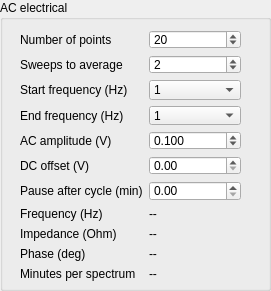
   <widget class="QGroupBox" name="impedance_box">
    <property name="geometry">
     <rect>
      <x>290</x>
      <y>270</y>
      <width>271</width>
      <height>291</height>
     </rect>
    </property>
    <property name="title">
     <string>AC electrical</string>
    </property>
    <widget class="QWidget" name="formLayoutWidget_5">
     <property name="geometry">
      <rect>
       <x>20</x>
       <y>30</y>
       <width>221</width>
       <height>251</height>
      </rect>
     </property>
     <layout class="QFormLayout" name="eis_control_form">
      <property name="fieldGrowthPolicy">
       <enum>QFormLayout::AllNonFixedFieldsGrow</enum>
      </property>
      <item row="0" column="0">
       <widget class="QLabel" name="eis_points_label">
        <property name="text">
         <string>Number of points</string>
        </property>
       </widget>
      </item>
      <item row="0" column="1">
       <widget class="QSpinBox" name="eis_points">
        <property name="toolTip">
         <string>Set the number of points to measure for each impedance spectrum.</string>
        </property>
        <property name="minimum">
         <number>1</number>
        </property>
        <property name="maximum">
         <number>1000</number>
        </property>
        <property name="value">
         <number>20</number>
        </property>
       </widget>
      </item>
      <item row="1" column="0">
       <widget class="QLabel" name="eis_averaging_label">
        <property name="text">
         <string>Sweeps to average</string>
        </property>
       </widget>
      </item>
      <item row="1" column="1">
       <widget class="QSpinBox" name="eis_averaging">
        <property name="toolTip">
         <string>Set the number of points to average for each impedance spectrum.</string>
        </property>
        <property name="minimum">
         <number>1</number>
        </property>
        <property name="maximum">
         <number>1000</number>
        </property>
        <property name="value">
         <number>2</number>
        </property>
       </widget>
      </item>
      <item row="2" column="0">
       <widget class="QLabel" name="eis_start_freq_label">
        <property name="text">
         <string>Start frequency (Hz)</string>
        </property>
       </widget>
      </item>
      <item row="2" column="1">
       <widget class="QComboBox" name="start_eis_freq">
        <property name="toolTip">
         <string>Set start frequency of impedance spectrum.</string>
        </property>
        <property name="currentText">
         <string>1</string>
        </property>
        <item>
         <property name="text">
          <string>1</string>
         </property>
        </item>
        <item>
         <property name="text">
          <string>10</string>
         </property>
        </item>
        <item>
         <property name="text">
          <string>100</string>
         </property>
        </item>
        <item>
         <property name="text">
          <string>1,000</string>
         </property>
        </item>
        <item>
         <property name="text">
          <string>10,000</string>
         </property>
        </item>
        <item>
         <property name="text">
          <string>100,000</string>
         </property>
        </item>
        <item>
         <property name="text">
          <string>1,000,000</string>
         </property>
        </item>
        <item>
         <property name="text">
          <string>10,000,000</string>
         </property>
        </item>
       </widget>
      </item>
      <item row="3" column="0">
       <widget class="QLabel" name="eis_end_freq_label">
        <property name="text">
         <string>End frequency (Hz)</string>
        </property>
       </widget>
      </item>
      <item row="3" column="1">
       <widget class="QComboBox" name="end_eis_freq">
        <property name="toolTip">
         <string>Set end frequency of impedance spectrum.</string>
        </property>
        <property name="currentText">
         <string>1</string>
        </property>
        <item>
         <property name="text">
          <string>1</string>
         </property>
        </item>
        <item>
         <property name="text">
          <string>10</string>
         </property>
        </item>
        <item>
         <property name="text">
          <string>100</string>
         </property>
        </item>
        <item>
         <property name="text">
          <string>1,000</string>
         </property>
        </item>
        <item>
         <property name="text">
          <string>10,000</string>
         </property>
        </item>
        <item>
         <property name="text">
          <string>100,000</string>
         </property>
        </item>
        <item>
         <property name="text">
          <string>1,000,000</string>
         </property>
        </item>
        <item>
         <property name="text">
          <string>10,000,000</string>
         </property>
        </item>
       </widget>
      </item>
      <item row="4" column="0">
       <widget class="QLabel" name="eis_ac_amplitude_label">
        <property name="text">
         <string>AC amplitude (V)</string>
        </property>
       </widget>
      </item>
      <item row="4" column="1">
       <widget class="QDoubleSpinBox" name="ac_bias">
        <property name="toolTip">
         <string>Set AC amplitude of impedance spectrum in Volts.</string>
        </property>
        <property name="decimals">
         <number>3</number>
        </property>
        <property name="minimum">
         <double>0.001000000000000</double>
        </property>
        <property name="maximum">
         <double>1.000000000000000</double>
        </property>
        <property name="singleStep">
         <double>0.001000000000000</double>
        </property>
        <property name="value">
         <double>0.100000000000000</double>
        </property>
       </widget>
      </item>
      <item row="5" column="0">
       <widget class="QLabel" name="eis_dc_offset_label">
        <property name="text">
         <string>DC offset (V)</string>
        </property>
       </widget>
      </item>
      <item row="5" column="1">
       <widget class="QDoubleSpinBox" name="dc_offset">
        <property name="toolTip">
         <string>Set DC offset of impedance spectrum in Volts.</string>
        </property>
        <property name="decimals">
         <number>2</number>
        </property>
        <property name="minimum">
         <double>0.000000000000000</double>
        </property>
        <property name="maximum">
         <double>40.000000000000000</double>
        </property>
        <property name="singleStep">
         <double>0.500000000000000</double>
        </property>
        <property name="value">
         <double>0.000000000000000</double>
        </property>
       </widget>
      </item>
      <item row="6" column="0">
       <widget class="QLabel" name="pause_after_eis_label">
        <property name="text">
         <string>Pause after cycle (min)</string>
        </property>
       </widget>
      </item>
      <item row="6" column="1">
       <widget class="QDoubleSpinBox" name="pause_after_eis">
        <property name="toolTip">
         <string>Set pause time between impedance spectra which are measured continuously during a sequence.</string>
        </property>
        <property name="minimum">
         <double>0.000000000000000</double>
        </property>
        <property name="maximum">
         <double>100.000000000000000</double>
        </property>
        <property name="singleStep">
         <double>0.000100000000000</double>
        </property>
        <property name="value">
         <double>0.000000000000000</double>
        </property>
       </widget>
      </item>
      <item row="7" column="0">
       <widget class="QLabel" name="eis_freq_label">
        <property name="text">
         <string>Frequency (Hz)</string>
        </property>
       </widget>
      </item>
      <item row="7" column="1">
       <widget class="QLabel" name="actual_eis_freq">
        <property name="toolTip">
         <string>Current frequency being measured.</string>
        </property>
        <property name="text">
         <string>--</string>
        </property>
       </widget>
      </item>
      <item row="8" column="0">
       <widget class="QLabel" name="eis_z_label">
        <property name="text">
         <string>Impedance (Ohm)</string>
        </property>
       </widget>
      </item>
      <item row="8" column="1">
       <widget class="QLabel" name="actual_eis_z">
        <property name="sizePolicy">
         <sizepolicy hsizetype="Ignored" vsizetype="Preferred">
          <horstretch>0</horstretch>
          <verstretch>0</verstretch>
         </sizepolicy>
        </property>
        <property name="toolTip">
         <string>Current impedance being measured.</string>
        </property>
        <property name="text">
         <string>--</string>
        </property>
       </widget>
      </item>
      <item row="9" column="0">
       <widget class="QLabel" name="eis_phase_label">
        <property name="text">
         <string>Phase (deg)</string>
        </property>
       </widget>
      </item>
      <item row="9" column="1">
       <widget class="QLabel" name="actual_eis_phase">
        <property name="sizePolicy">
         <sizepolicy hsizetype="Ignored" vsizetype="Preferred">
          <horstretch>0</horstretch>
          <verstretch>0</verstretch>
         </sizepolicy>
        </property>
        <property name="toolTip">
         <string>Current phase being measured.</string>
        </property>
        <property name="text">
         <string>--</string>
        </property>
       </widget>
      </item>
      <item row="10" column="0">
       <widget class="QLabel" name="eis_minutes_label">
        <property name="text">
         <string>Minutes per spectrum</string>
        </property>
       </widget>
      </item>
      <item row="10" column="1">
       <widget class="QLabel" name="eis_time">
        <property name="sizePolicy">
         <sizepolicy hsizetype="Ignored" vsizetype="Preferred">
          <horstretch>0</horstretch>
          <verstretch>0</verstretch>
         </sizepolicy>
        </property>
        <property name="toolTip">
         <string>Duration of most recent impedance spectrum measurement.</string>
        </property>
        <property name="text">
         <string>--</string>
        </property>
       </widget>
      </item>
     </layout>
    </widget>
   </widget>
